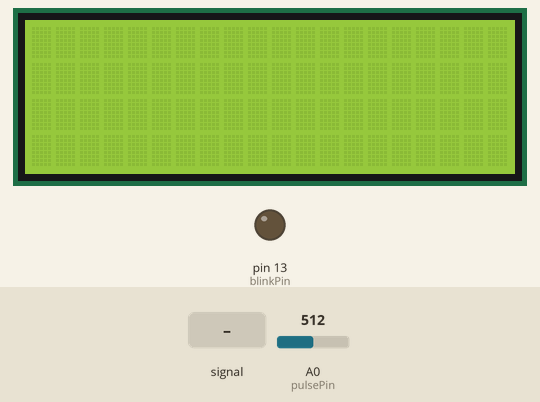
Bench run of a sketch on a simulated Arduino Uno, built with avr-gcc and run on an emulated ATmega328P. Parts: 20×4 character LCD, output pins drawn as LEDs (lit = HIGH). The test bench sets the inputs (shaded band); at power-on: A0 (pulsePin) = 512. What the sketch prints to the serial monitor is not drawn.

Above: at 1.2 s.
1.3 s: A0 (pulsePin) fed a 2 Hz sine of ±306 counts around its level
At 2.93 s:
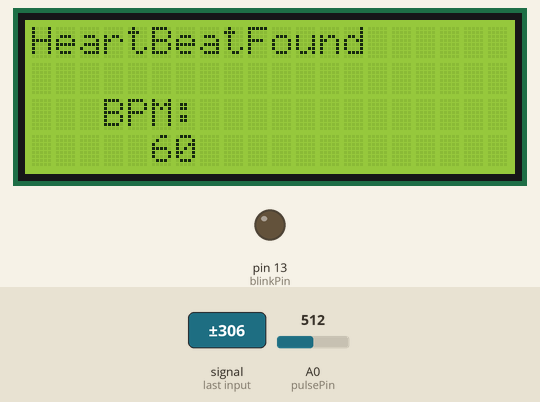
4.2 s: A0 (pulsePin) set to 523
At 5.6 s:
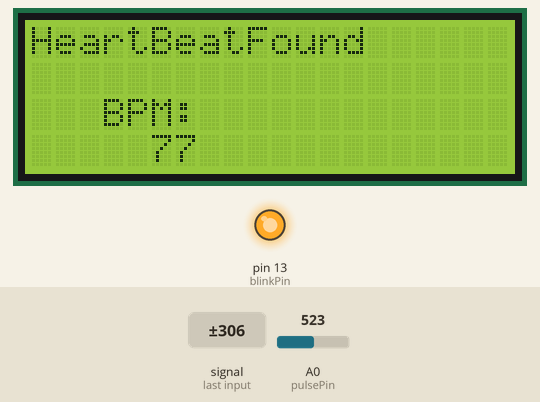
5.9 s: A0 (pulsePin) fed a 200 Hz sine of ±81 counts around its level
At 7.2 s:
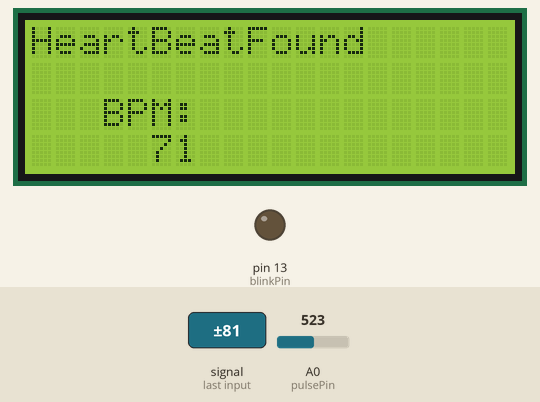
8.9 s: A0 (pulsePin) set to 511
10.4 s: A0 (pulsePin) set to 535
At 11.7 s:
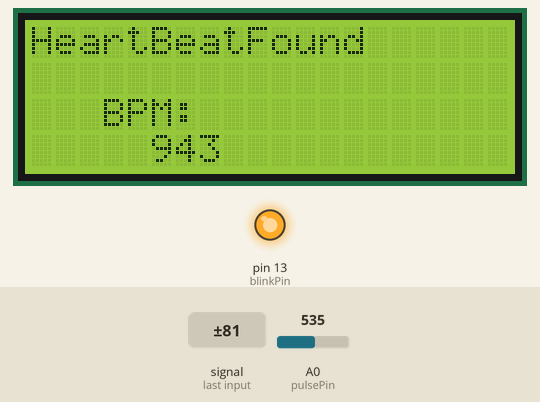
12.0 s: A0 (pulsePin) fed a 50 Hz sine of ±306 counts around its level
At 12.9 s:
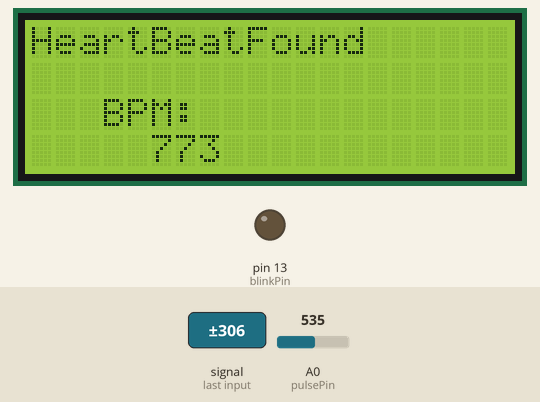
Timing chart, 0 to 14.6 s (numbered marks = the images above; inputs shaded):
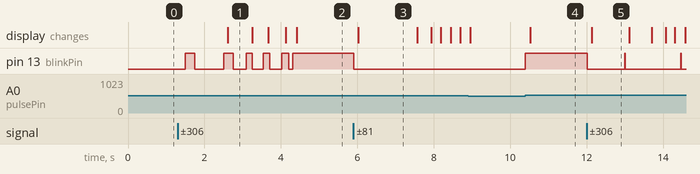

Measured:
- the behaviour switches between 512 and 513 on A0 (pulsePin) (found by bisection; images 1 and 2)
- after the input at 1.3 s, pin 13 (blinkPin): LOW → HIGH after 0.20 s, → LOW 0.24 s later, → HIGH 0.75 s later, → LOW 0.25 s later, … (9 changes in this stretch); the display: changes after 1.3 s (image 1)
- after the input at 5.9 s, pin 13 (blinkPin): HIGH → LOW at once; the display: changes after 0.12 s (image 3)
- after the input at 10.4 s, pin 13 (blinkPin): LOW → HIGH at once; the display: changes after 0.12 s (image 4)
- after the input at 12.0 s, pin 13 (blinkPin): goes LOW 0.99 s, HIGH 0.01 s, LOW 1.5 s, HIGH 0.01 s, then LOW, starting at once; the display: changes after 0.13 s (image 5)
- what the display in image 3 shows lasts 1.6 s, from 6.0 s to 7.6 s
- what the display in image 5 shows lasts 1.0 s, from 12.1 s to 13.1 s

The sketch:

bpm.ino
```cpp
#include <LiquidCrystal.h>

const int rs = 12, en = 11, d4 = 5, d5 = 4, d6 = 3, d7 = 2;
LiquidCrystal lcd(12, 11, 5, 4, 3, 2);

int pulsePin = A0;                 // Fic  l violet du capteur de pouls connecté à la broche analogique A0
int blinkPin = 13;                // broche pour faire clignoter la led à chaque battement

// les variables volatiles
volatile int BPM;                   // int qui contient l'analogique brut en 0. mis à jour toutes les 2 ms
volatile int Signal;                // contient les données brutes entrantes
volatile int IBI = 600;             // int qui contient l'intervalle de temps entre les battements 
volatile boolean Pulse = false;     // "True" lorsque le rythme cardiaque en direct de l'utilisateur est détecté. "Faux" lorsqu'il ne s'agit pas d'un "rythme en direct".
volatile boolean QS = false;        // devient vrai quand Arduino trouve un battement

static boolean serialVisual = true;   // Défini sur "faux" par défaut. Réinitialisez sur "true" pour voir Arduino Serial Monitor ASCII Visual Pulse
volatile int rate[10];                      // tableau pour contenir les dix dernières valeurs IBI
volatile unsigned long sampleCounter = 0;          // utilisé pour déterminer la synchronisation des impulsions
volatile unsigned long lastBeatTime = 0;           // utilisé pour trouver IBI
volatile int P = 512;                      // utilisé pour trouver IBI
volatile int T = 512;                     // utilisé pour trouver le creux dans l'onde de pouls, ensemencé
volatile int thresh = 525;                // utilisé pour trouver le moment instantané du battement de coeur, ensemencé
volatile int amp = 100;                   // utilisé pour maintenir l'amplitude de la forme d'onde d'impulsion, ensemencéeutilisé pour maintenir l'amplitude de la forme d'onde d'impulsion, ensemencée
volatile boolean firstBeat = true;        // utilisé pour ensemencer le tableau de taux afin que nous démarrions avec un BPM raisonnable
volatile boolean secondBeat = false;      //utilisé pour ensemencer le tableau de taux afin que nous démarrions avec un BPM raisonnable

void setup()
{
  pinMode(blinkPin,OUTPUT);         // broche qui clignotera à votre rythme cardiaque
  Serial.begin(115200);             // vitesse moniteur série
  interruptSetup();                 // se configure pour lire le signal du capteur de pouls toutes les 2 ms

 lcd.begin(20, 4); // initialisation du LCD
// lcd.setCursor(5,3);
// lcd.print("hello");
// delay(1000);
//lcd.clear();
//
}


void loop()
{
   serialOutput();

  if (QS == true) // Un battement de coeur a été trouvé
    {
      // BPM et IBI ont été déterminés
      // Quantified Self "QS" vrai quand arduino trouve un battement de coeur
      serialOutputWhenBeatHappens();
      QS = false; // réinitialiser le drapeau Quantified Self pour la prochaine fois  // Un battement s'est produit, sortie en série.
    }

  delay(20); //  délai
}


void interruptSetup()
{
  //Initialise Timer2 pour lancer une interruption toutes les 2 ms.
  TCCR2A = 0x02;     // DÉSACTIVER PWM SUR LES BROCHES NUMÉRIQUES 3 ET 11 ET PASSER EN MODE CTC
  TCCR2B = 0x06;     // NE PAS FORCER LA COMPARAISON, 256 PRESCALER
  OCR2A = 0X7C;      // RÉGLEZ LE HAUT DU COMPTE À 124 POUR UN FRÉQUENCE D'ÉCHANTILLONNAGE DE 500 Hz
  TIMSK2 = 0x02;     // ACTIVER L'INTERRUPTION SUR CORRESPONDANCE ENTRE TIMER2 ET OCR2A
  sei();             // ASSUREZ-VOUS QUE LES INTERRUPTIONS GLOBALES SONT ACTIVÉES
}

void serialOutput()
{   // Décidez comment sortir en série.
 if (serialVisual == true)
  {
     arduinoSerialMonitorVisual('-', Signal);   // va à la fonction qui rend Serial Monitor Visualizer
  }
 else
  {
      sendDataToSerial('S', Signal);     // va à la fonction sendDataToSerial
   }
}

void serialOutputWhenBeatHappens()
{
 if (serialVisual == true) // Code pour faire fonctionner le visualiseur de moniteur série
   {
     Serial.println(" Heart-Beat Found ");  //ASCII
     Serial.println("BPM: ");
     Serial.println(BPM);
delay(100);

     lcd.setCursor(0,0);
     lcd.print("HeartBeatFound");
     lcd.setCursor(3,2);
     lcd.print("BPM: ");
     lcd.setCursor(5,3);
     lcd.print(BPM);
delay(100);
//     lcd.clear();

   }
 else
   {
     sendDataToSerial('B',BPM);   // envoie la fréquence cardiaque avec un préfixe 'B
     sendDataToSerial('Q',IBI);   // envoie le temps entre les battements avec un préfixe 'Q'
   }
}

void arduinoSerialMonitorVisual(char symbol, int data )
{
  const int sensorMin = 0;      // capteur minimum, découvert par l'expérience
  const int sensorMax = 1024;    // capteur maximum, découvert par l'expérience
  int sensorReading = data; // mappe la plage du capteur sur une plage de 12 options :
  int range = map(sensorReading, sensorMin, sensorMax, 0, 11);
  // faire quelque chose de différent en fonction de la valeur de la plage
}


void sendDataToSerial(char symbol, int data )
{
   Serial.print(symbol);
   Serial.println(data);
}

ISR(TIMER2_COMPA_vect) //déclenché lorsque Timer2 compte jusqu'à 124
{
  cli();                                      // désactiver les interruptions pendant que nous faisons cela
  Signal = analogRead(pulsePin);              // lire le capteur de pouls
  sampleCounter += 2;                         // suivre le temps en mS avec cette variable
  int N = sampleCounter - lastBeatTime;       // surveiller le temps écoulé depuis le dernier battement pour éviter le bruit
                                              //  trouver le pic et le creux de l'onde de pouls
  if(Signal < thresh && N > (IBI/5)*3) // éviter le bruit dichrotique en attendant les 3/5 du dernier IBI
    {
      if (Signal < T) // T est le creux
      {
        T = Signal; // garder une trace du point le plus bas de l'onde de pouls
      }
    }

  if(Signal > thresh && Signal > P)
    {          // la condition de seuil permet d'éviter le bruit
      P = Signal;                             // P est le pic
    }                                        // garder une trace du point le plus élevé de l'onde de pouls


  // le signal augmente en valeur chaque fois qu'il y a une impulsione
  if (N > 250)
  {                                   // éviter les bruits à haute fréquence
    if ( (Signal > thresh) && (Pulse == false) && (N > (IBI/5)*3) )
      {
        Pulse = true;                               // définir le drapeau Pulse lorsque nous pensons qu'il y a une impulsion
        digitalWrite(blinkPin,HIGH);                // allumer la broche 13 LED
        IBI = sampleCounter - lastBeatTime;         // mesurer le temps entre les battements en mS
        lastBeatTime = sampleCounter;               // garder une trace du temps pour la prochaine impulsion

        if(secondBeat)
        {                        // s'il s'agit du deuxième temps, si secondBeat == TRUE
          secondBeat = false;                  // effacer le drapeau secondBeat
          for(int i=0; i<=9; i++) // ensemencer le total cumulé pour obtenir un BPM réaliste au démarrage
          {
            rate[i] = IBI;
          }
        }

        if(firstBeat) // si c'est la première fois qu'on trouve un beat, if firstBeat == TRUE
        {
          firstBeat = false;                   // effacer le drapeau firstBeat
          secondBeat = true;                   // définir le deuxième drapeau de battement
          sei();                               // réactiver les interruptions
          return;                              // La valeur IBI n'est pas fiable, alors supprime
        }
      // conserver un total cumulé des 10 dernières valeurs IBI
      word runningTotal = 0;                  // effacer la variable runningTotal

      for(int i=0; i<=8; i++)
        {                // décaler les données dans le tableau de taux
          rate[i] = rate[i+1];                  // et supprimez la valeur IBI la plus ancienne
          runningTotal += rate[i];              // additionner les 9 valeurs IBI les plus anciennes
        }

      rate[9] = IBI;                          // ajouter le dernier IBI au tableau des tarifs
      runningTotal += rate[9];                // ajouter le dernier IBI à runningTotal
      runningTotal /= 10;                     // faire la moyenne des 10 dernières valeurs IBI
      BPM = 60000/runningTotal;               // combien de battements peuvent tenir dans une minute 
      QS = true;                              // définir l'indicateur Quantified Self

    }
  }

  if (Signal < thresh && Pulse == true)
    {   // quand les valeurs baissent, le rythme est terminé
      digitalWrite(blinkPin,LOW);            // éteindre la broche 13 LED
      Pulse = false;                         // réinitialiser le drapeau Pulse pour que nous puissions le refaire
      amp = P - T;                           // obtenir l'amplitude de l'onde de pouls
      thresh = amp/2 + T;                    // seuil à 50% de l'amplitude
      P = thresh;                            // réinitialisez-les pour la prochaine fois
      T = thresh;
    }

  if (N > 2500)
    {                           // si 2,5 secondes passent sans battement
      thresh = 512;                          // définir le seuil par défaut
      P = 512;                               // définir P par défaut
      T = 512;                               // définir T par défaut
      lastBeatTime = sampleCounter;          // mettre à jour le lastBeatTime
      firstBeat = true;                      // réglez-les pour éviter le bruit
      secondBeat = false;                    // quand on récupère le rythme cardiaque
    }

  sei();                                   // activez les interruptions lorsque vous avez terminé
}// fin isr
```
